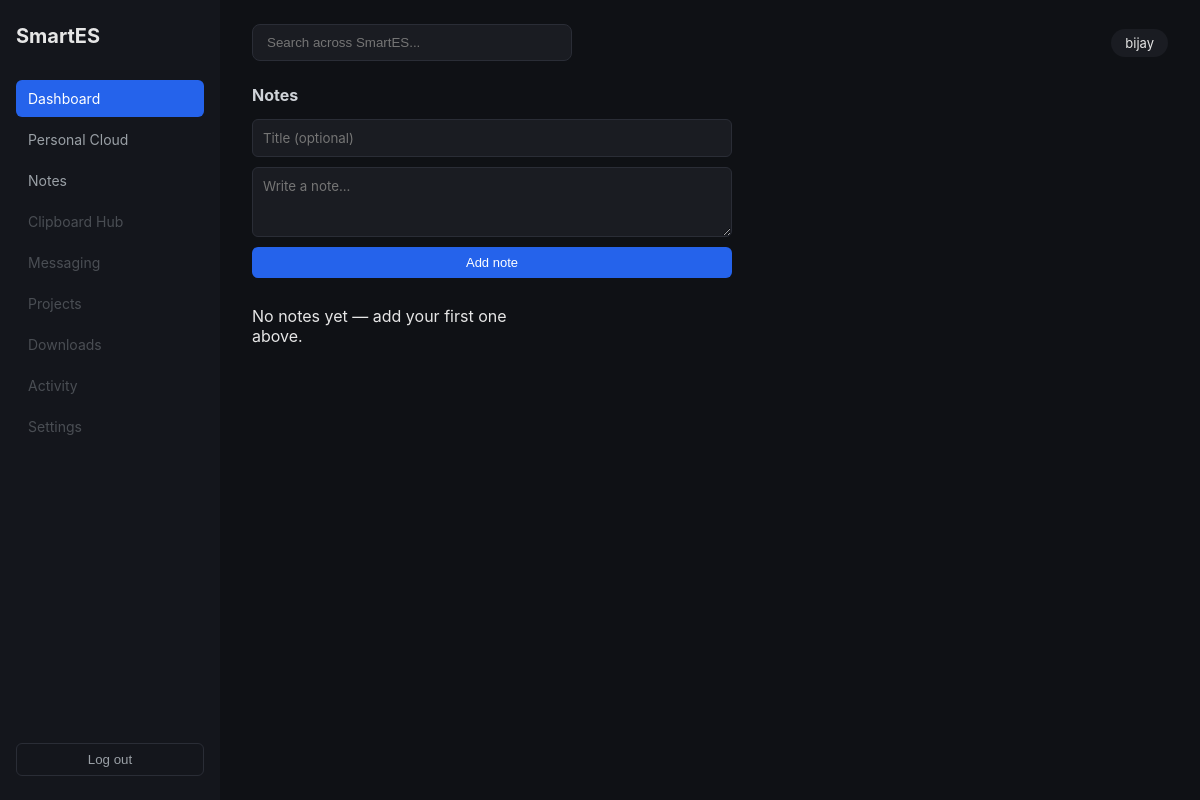
/notes/ (signed in), run on an earlier commit of the app's database.
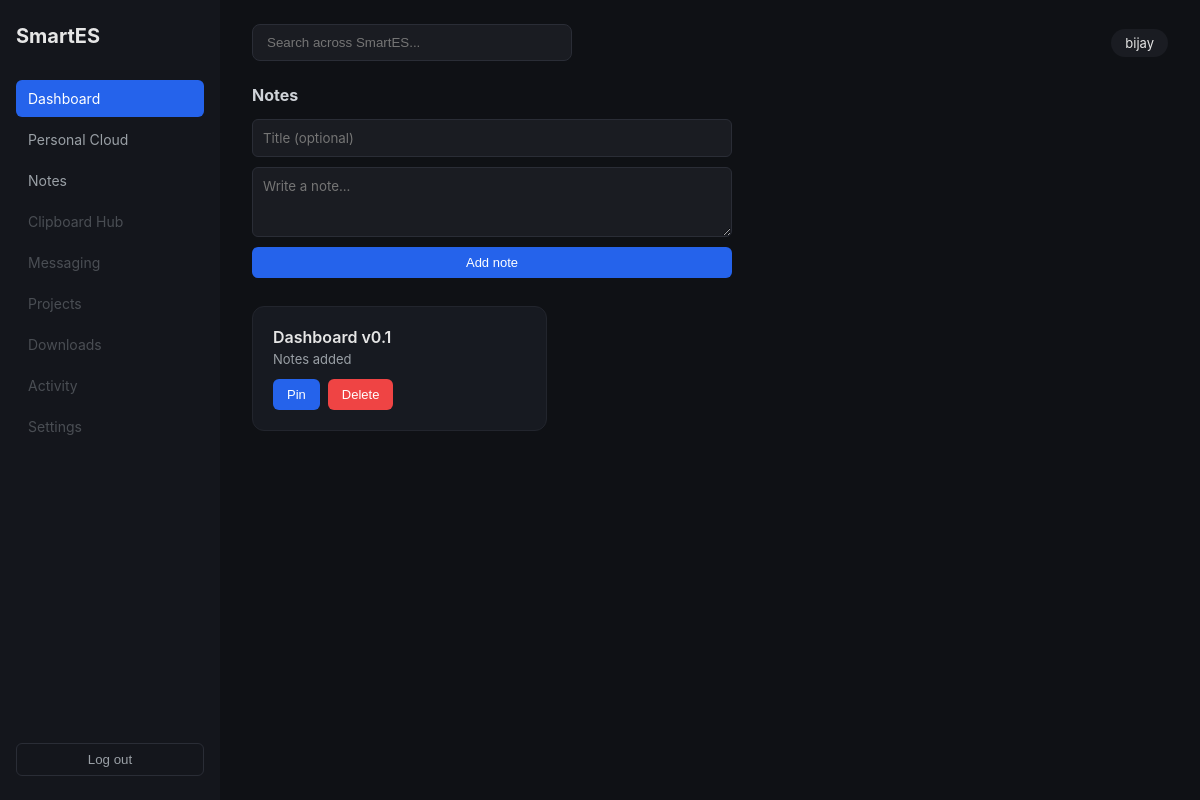
And on a later commit of the database.
### notes/models.py (models this page shows, shortened)
class Note(models.Model):
    owner = models.ForeignKey(
        settings.AUTH_USER_MODEL,
        on_delete=models.CASCADE,
        related_name="notes",
    )
    title = models.CharField(max_length=255, blank=True)
    body = models.TextField(blank=True)
    is_pinned = models.BooleanField(default=False)
    created_at = models.DateTimeField(auto_now_add=True)
    updated_at = models.DateTimeField(auto_now=True)
    class Meta:
        ordering = ["-is_pinned", "-updated_at"]

### notes/views.py (the view)
# urls.py: path("", views.note_list, name="list"),
@login_required
def note_list(request):
    notes = Note.objects.filter(owner=request.user)
    return render(request, "notes/list.html", {"notes": notes})

### templates/notes/list.html (shortened to what this page needs)
{% extends "base.html" %}
{% block content %}
<h2 class="section-title">Notes</h2>
<form action="{% url 'notes:create' %}" method="post" class="note-form">
    <input type="text" name="title" placeholder="Title (optional)">
    <textarea name="body" placeholder="Write a note..." rows="3" required></textarea>
    <button type="submit">Add note</button>
</form>
<div class="card-grid">
    {% for note in notes %}
    <div class="module-card note-card">
        <div class="card-title">
            {% if note.is_pinned %}📌 {% endif %}{{ note.title|default:"Untitled" }}
        </div>
        <div class="card-desc">{{ note.body|truncatewords:20 }}</div>
        <div class="note-actions">
            <form action="{% url 'notes:toggle_pin' note.pk %}" method="post">
                <button type="submit">{% if note.is_pinned %}Unpin{% else %}Pin{% endif %}</button>
            </form>
            <form action="{% url 'notes:delete' note.pk %}" method="post">
                <button type="submit" class="delete-btn">Delete</button>
            </form>
        </div>
    </div>
    {% empty %}
    <p>No notes yet — add your first one above.</p>
    {% endfor %}
</div>
{% endblock %}

### templates/base.html (shortened to what this page needs)
{% load static %}
<!DOCTYPE html>
<html lang="en">
<head>
    <link rel="stylesheet" href="{% static 'css/base.css' %}">
</head>
<body>
    <div class="app-shell">
        <aside class="sidebar">
            <div class="brand">SmartES</div>
            <nav class="nav-links">
                <a href="{% url 'dashboard:home' %}" class="nav-link active">Dashboard</a>
                <a href="{% url 'cloud:browse' %}" class="nav-link ">Personal Cloud</a>
                <a href="{% url 'notes:list' %}" class="nav-link ">Notes</a>
                <a href="#" class="nav-link disabled">Clipboard Hub</a>
                <a href="#" class="nav-link disabled">Messaging</a>
                <a href="#" class="nav-link disabled">Projects</a>
                <a href="#" class="nav-link disabled">Downloads</a>
                <a href="#" class="nav-link disabled">Activity</a>
                <a href="#" class="nav-link disabled">Settings</a>
            </nav>
            <form action="{% url 'logout' %}" method="post" class="logout-form">
                <button type="submit" class="logout-btn">Log out</button>
            </form>
        </aside>
        <main class="main-content">
            <header class="topbar">
                <div class="search-box">
                    <input type="text" placeholder="Search across SmartES..." disabled>
                </div>
                <div class="user-chip">{{ request.user.username }}</div>
            </header>
            {% block content %}{% endblock %}
        </main>
    </div>
</body>
</html>

### static/css/base.css (style rules this page uses)
* { box-sizing: border-box; margin: 0; padding: 0; }
body { font-family: -apple-system, "Segoe UI", Roboto, sans-serif; background: #0f1115; color: #e6e6e6; }
.app-shell { display: flex; min-height: 100vh; }
.sidebar { width: 220px; background: #14161c; padding: 24px 16px; display: flex; flex-direction: column; }
.brand { font-size: 20px; font-weight: 700; margin-bottom: 32px; }
.nav-links { display: flex; flex-direction: column; gap: 4px; flex: 1; }
.nav-link { color: #9aa0a6; text-decoration: none; padding: 10px 12px; border-radius: 6px; font-size: 14px; }
.nav-link.active { background: #2563eb; color: #fff; }
.nav-link.disabled { opacity: 0.4; pointer-events: none; }
.logout-form { margin-top: auto; }
.logout-btn { width: 100%; background: transparent; border: 1px solid #2a2d36; color: #9aa0a6; padding: 8px; border-radius: 6px; cursor: pointer; }
.main-content { flex: 1; padding: 24px 32px; }
.topbar { display: flex; justify-content: space-between; align-items: center; margin-bottom: 24px; }
.search-box input { width: 320px; padding: 10px 14px; border-radius: 8px; border: 1px solid #2a2d36; background: #1a1c22; color: #e6e6e6; }
.user-chip { background: #1a1c22; padding: 6px 14px; border-radius: 20px; font-size: 13px; }
.section-title { font-size: 16px; margin-bottom: 14px; color: #cfd3d8; }
.card-grid { display: grid; grid-template-columns: repeat(auto-fill, minmax(220px, 1fr)); gap: 16px; }
.module-card { background: #171a21; border: 1px solid #22252d; border-radius: 12px; padding: 20px; text-decoration: none; color: inherit; transition: transform 0.15s ease, border-color 0.15s ease; }
.module-card .card-title { font-weight: 600; margin-bottom: 4px; }
.module-card .card-desc { font-size: 13px; color: #9aa0a6; }
.note-form { display: flex; flex-direction: column; gap: 10px; max-width: 480px; margin-bottom: 28px; }
.note-form input, .note-form textarea { background: #1a1c22; border: 1px solid #2a2d36; border-radius: 6px; color: #e6e6e6; padding: 10px; font-family: inherit; }
.note-form button, .note-actions button { background: #2563eb; color: #fff; border: none; border-radius: 6px; padding: 8px 14px; cursor: pointer; font-size: 13px; }
.note-actions { display: flex; gap: 8px; margin-top: 12px; }
.note-actions .delete-btn { background: #ef4444; }

What changed in the data, as far as the page shows it:
added Note: title "Dashboard v0.1", body "Notes added", is_pinned "Pin"
Also different on the page:
text no longer shown: "No notes yet — add your first one above."
